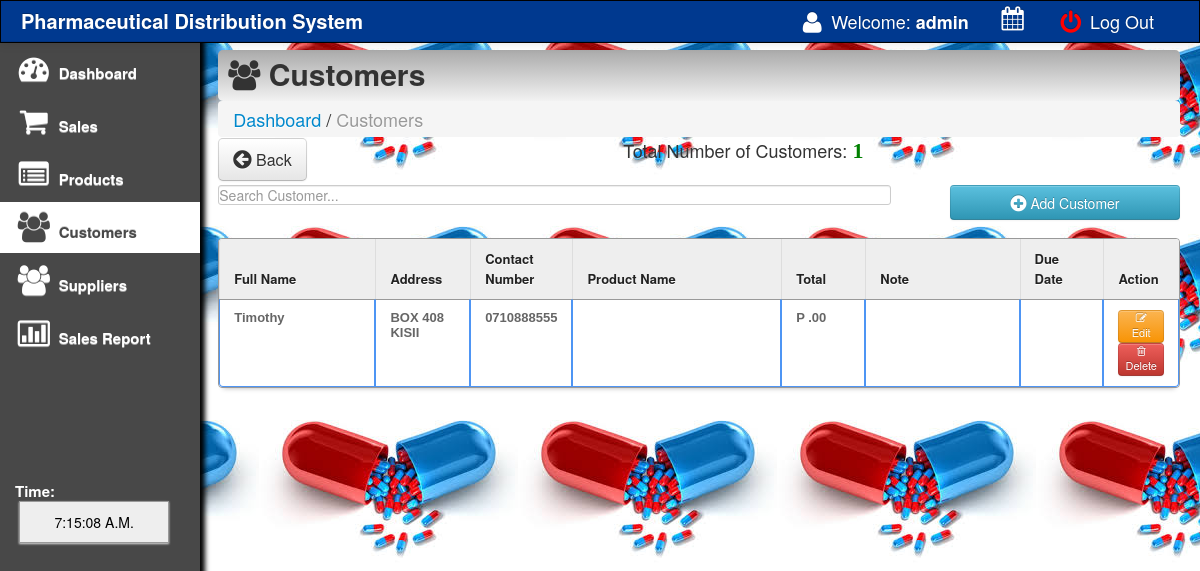
Screenshot of /main/customer.php (signed in) with the database file from the repository.
### tables this page shows
CREATE TABLE IF NOT EXISTS `customer` (
  `customer_id` int(11) NOT NULL AUTO_INCREMENT,
  `customer_name` varchar(100) NOT NULL,
  `address` varchar(100) NOT NULL,
  `contact` varchar(100) NOT NULL,
  `membership_number` varchar(100) NOT NULL,
  `prod_name` varchar(550) NOT NULL,
  `expected_date` varchar(500) NOT NULL,
  `note` varchar(500) NOT NULL,
  PRIMARY KEY (`customer_id`)
);

### main/customer.php (the view, shortened to what this page needs)
<html>
<head>
 <link href="css/bootstrap.css" rel="stylesheet">
    <link rel="stylesheet" type="text/css" href="css/DT_bootstrap.css">
  <link rel="stylesheet" href="css/font-awesome.min.css">
    <link href="css/bootstrap-responsive.css" rel="stylesheet">
<link href="../style.css" media="screen" rel="stylesheet" type="text/css" />
<link href="src/facebox.css" media="screen" rel="stylesheet" type="text/css" />
</head>
<?php
function createRandomPassword() {
	$chars = "003232303232023232023456789";
	$i = 0;
	$pass = '' ;
	while ($i <= 7) {
		$num = rand() % 33;
		$tmp = substr($chars, $num, 1);
		$pass = $pass . $tmp;
		$i++;
	}
	return $pass;
}
$finalcode='RS-'.createRandomPassword();
?>
<body>
<?php include('navfixed.php');?>
<div class="container-fluid">
      <div class="row-fluid">
	<div class="span2">
          <div class="well sidebar-nav">
              <ul class="nav nav-list">
              <li><a href="index.php"><i class="icon-dashboard icon-2x"></i> Dashboard  </a></li>
			<li><a href="sales.php?id=cash&invoice=<?php echo $finalcode ?>"><i class="icon-shopping-cart icon-2x"></i> Sales </a>  </li>
			<li><a href="products.php"><i class="icon-list-alt icon-2x"></i> Products</a>                                     </li>
			<li class="active"><a href="customer.php"><i class="icon-group icon-2x"></i> Customers </a>                                    </li>
			<li><a href="supplier.php"><i class="icon-group icon-2x"></i> Suppliers</a>                                    </li>
			<li><a href="salesreport.php?d1=0&d2=0"><i class="icon-bar-chart icon-2x"></i> Sales Report</a>                </li>
					<br><br><br><br><br><br>
			<li>
			 <div class="hero-unit-clock">
			<form name="clock">
			<font color="white">Time: <br></font>&nbsp;<input style="width:150px;" type="submit" class="trans" name="face" value="">
			</form>
			  </div>
			</li>
				</ul>
          </div>
        </div>
	<div class="span10">
	<div class="contentheader">
			<i class="icon-group"></i> Customers
			</div>
			<ul class="breadcrumb">
			<li><a href="index.php">Dashboard</a></li> /
			<li class="active">Customers</li>
			</ul>
<div style="margin-top: -19px; margin-bottom: 21px;">
<a  href="index.php"><button class="btn btn-default btn-large" style="float: left;"><i class="icon icon-circle-arrow-left icon-large"></i> Back</button></a>
<?php
			include('../connect.php');
				$result = $db->prepare("SELECT * FROM customer ORDER BY customer_id DESC");
				$result->execute();
				$rowcount = $result->rowcount();
			?>
			<div style="text-align:center;">
			Total Number of Customers: <font color="green" style="font:bold 22px 'Aleo';"><?php echo $rowcount;?></font>
			</div>
</div>
<input type="text" name="filter" style="padding:0px;" id="filter" placeholder="Search Customer..." autocomplete="off" />
<a rel="facebox" href="addcustomer.php"><Button type="submit" class="btn btn-info" style="float:right; width:230px; height:35px;" /><i class="icon-plus-sign icon-large"></i> Add Customer</button></a><br><br>
<table class="table table-bordered" id="resultTable" data-responsive="table" style="text-align: left;">
	<thead>
		<tr>
			<th width="17%"> Full Name </th>
			<th width="10%"> Address </th>
			<th width="10%"> Contact Number</th>
			<th width="23%"> Product Name</th>
			<th width="9%"> Total </th>
			<th width="17%"> Note </th>
			<th width="9%"> Due Date </th>
			<th width="14%"> Action </th>
		</tr>
	</thead>
	<tbody>
			<?php
				include('../connect.php');
				$result = $db->prepare("SELECT * FROM customer ORDER BY customer_id DESC");
				$result->execute();
				for($i=0; $row = $result->fetch(); $i++){
			?>
			<tr class="record">
			<td><?php echo $row['customer_name']; ?></td>
			<td><?php echo $row['address']; ?></td>
			<td><?php echo $row['contact']; ?></td>
			<td><?php echo $row['prod_name']; ?></td>
			<td>P <?php echo $row['membership_number']; ?>.00</td>
			<td><?php echo $row['note']; ?></td>
			<td><?php echo $row['expected_date']; ?></td>
			<td><a  title="Click To Edit Customer" rel="facebox" href="editcustomer.php?id=<?php echo $row['customer_id']; ?>"><button class="btn btn-warning btn-mini"><i class="icon-edit"></i> Edit </button></a>
			<a href="#" id="<?php echo $row['customer_id']; ?>" class="delbutton" title="Click To Delete"><button class="btn btn-danger btn-mini"><i class="icon-trash"></i> Delete</button></a></td>
			</tr>
			<?php
				}
			?>
	</tbody>
</table>
</div>
</div>
</div>
</body>
<?php include('footer.php');?>
</html>

### style.css (style rules this page uses)
td a { color:darkblue; }
input { border: 1px solid #999; background: #EEEEEE; padding: 10px; box-shadow:0 1px 2px #ddd; -moz-box-shadow:0 1px 2px #ddd; -webkit-box-shadow:0 1px 2px #ddd; }
#filter { width: 70%; float:left; }
#resultTable { border-collapse: separate; background-color: #FFFFFF; border-spacing: 0; max-width: 100%; }
#resultTable { color: #666666; text-shadow: 0 1px 0 #FFFFFF; width: 100%; border: 1px solid #999999; box-shadow: 0 5px 5px -5px rgba(0, 0, 0, 0.3); margin-top: 13px; }
#resultTable thead tr th { background: none repeat scroll 0 0 #EEEEEE; color: #222222; padding: 10px 14px; text-align: left; border-top: 0 none; font-size: 13px; }
#resultTable tbody tr td { font: bold 13px 'Arial'; text-align: left; padding: 10px 14px; border-top: 1px solid #999999; }
#resultTable td { padding:7px; border:#4e95f4 1px solid; }
#resultTable tr { background: #fff; }

### main/customer.php (style rules this page uses)
body { padding-top: 60px; padding-bottom: 40px; }
.sidebar-nav { padding: 9px 0; }

### rows the page displays
customer: customer_name "Timothy", address "BOX 408 KISII", contact "0710888555"

### other values shown
$_SESSION['SESS_LAST_NAME'] "admin"
$rowcount "1"
